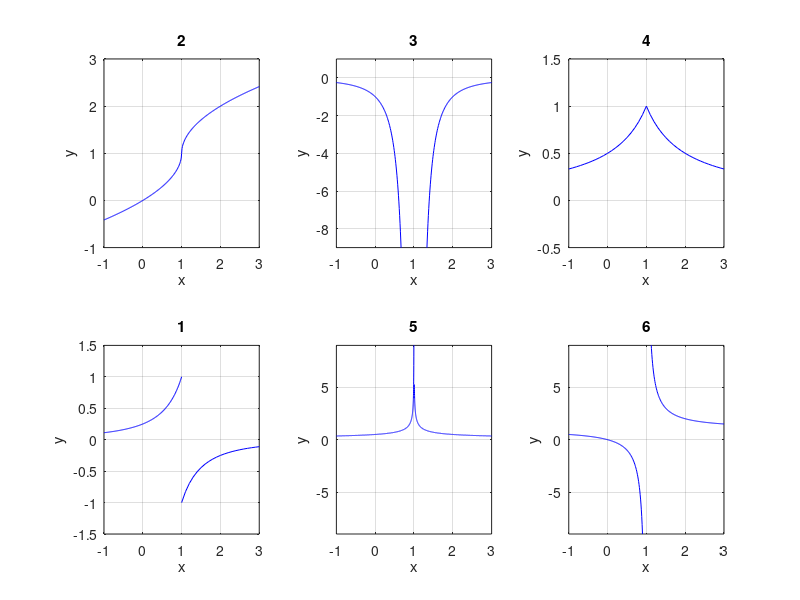

MATLAB code to generate this figure:
close all;

%figure
subplot(2,3,6)
x=-1:0.01:0.9;
y= x./(x-1);
plot(x,y,'b')
hold on
x=1.1:0.01:3;
y= x./(x-1);
plot(x,y,'b')
grid on
axis([-1 , 3 , -9, 9])
xlabel('x')
ylabel('y')
title('6')

%figure
subplot(2,3,2)
x=-1:0.01:0.9;
y= -1./(x-1).^2;
plot(x,y,'b')
hold on
x=1.1:0.01:3;
y= -1./(x-1).^2;
plot(x,y,'b')
grid on
axis([-1 , 3 , -9, 1])
xlabel('x')
ylabel('y')
title('3')

%%%%%%%%%%%%%%%%%%%%%%%%%
%figure
subplot(2,3,3)
x=-1:0.1:1;
y= 1./(2-x);
plot(x,y,'b')
hold on
x= 1:0.1:3;
y= 1./x;
plot(x,y,'b')
grid on
axis([-1 , 3 , -0.5, 1.5])
xlabel('x')
ylabel('y')
title('4')

%figure
subplot(2,3,4)
x=-1:0.01:1;
y= 1./(2-x).^2;
plot(x,y,'b')
hold on
x= 1:0.1:3;
y= -1./x.^2;
plot(x,y,'b')
grid on
axis([-1 , 3 , -1.5, 1.5])
xlabel('x')
ylabel('y')
title('1')

%%%%%%%%%%%%%%%%%%%%%%%%%
%figure
subplot(2,3,1)
x=-1:0.01:1;
y= 1-sqrt(1-x);
plot(x,y,'b')
hold on
x=1:0.01:3;
y= 1+sqrt(x-1);
plot(x,y,'b')
grid on
axis([-1 , 3, -1, 3])
xlabel('x')
ylabel('y')
title('2')

%figure
subplot(2,3,5)
x=-1:0.001:0.999;
y= 1./(2*sqrt(1-x));
plot(x,y,'b')
hold on
x=1.009:0.001:3;
y= 1./(2*sqrt(x-1));
plot(x,y,'b')
grid on
axis([-1, 3 , -9, 9])
xlabel('x')
ylabel('y')
title('5')
